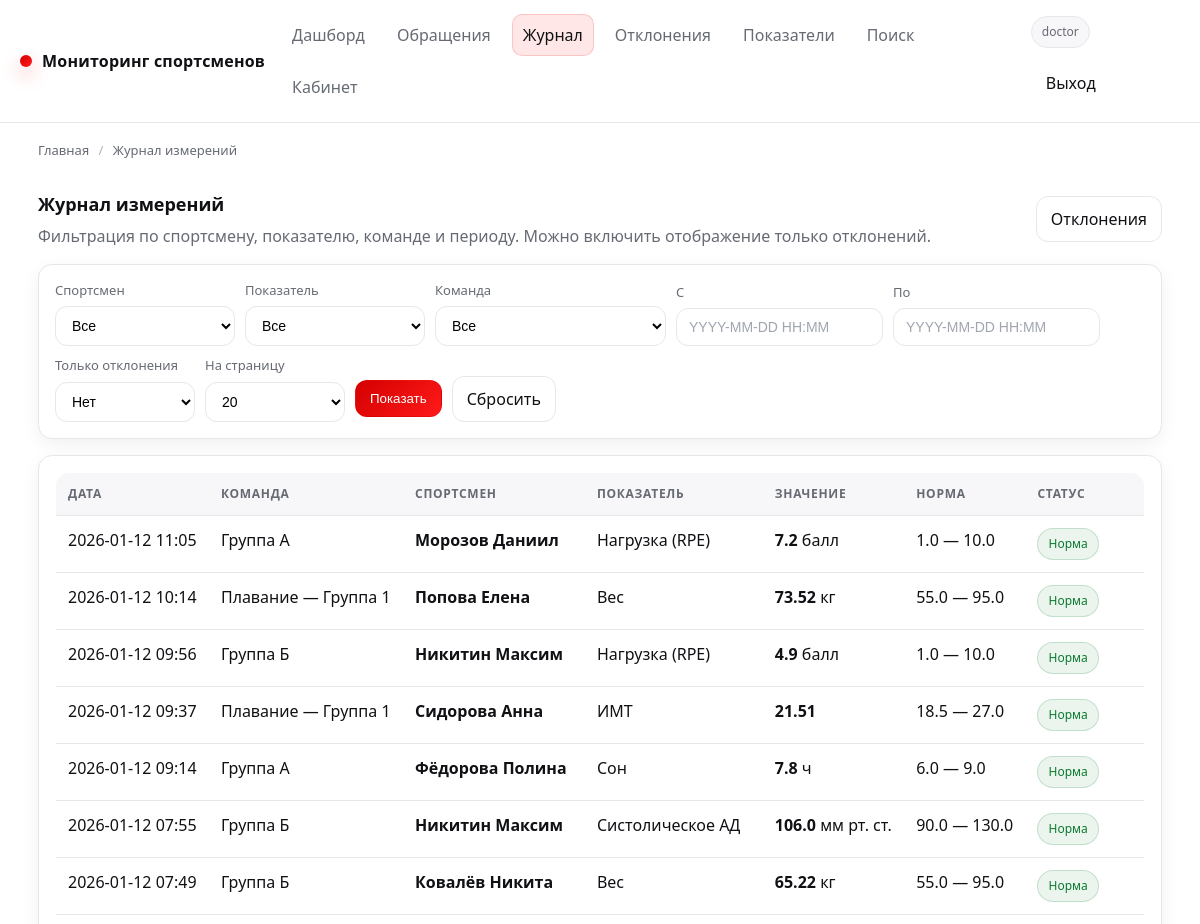
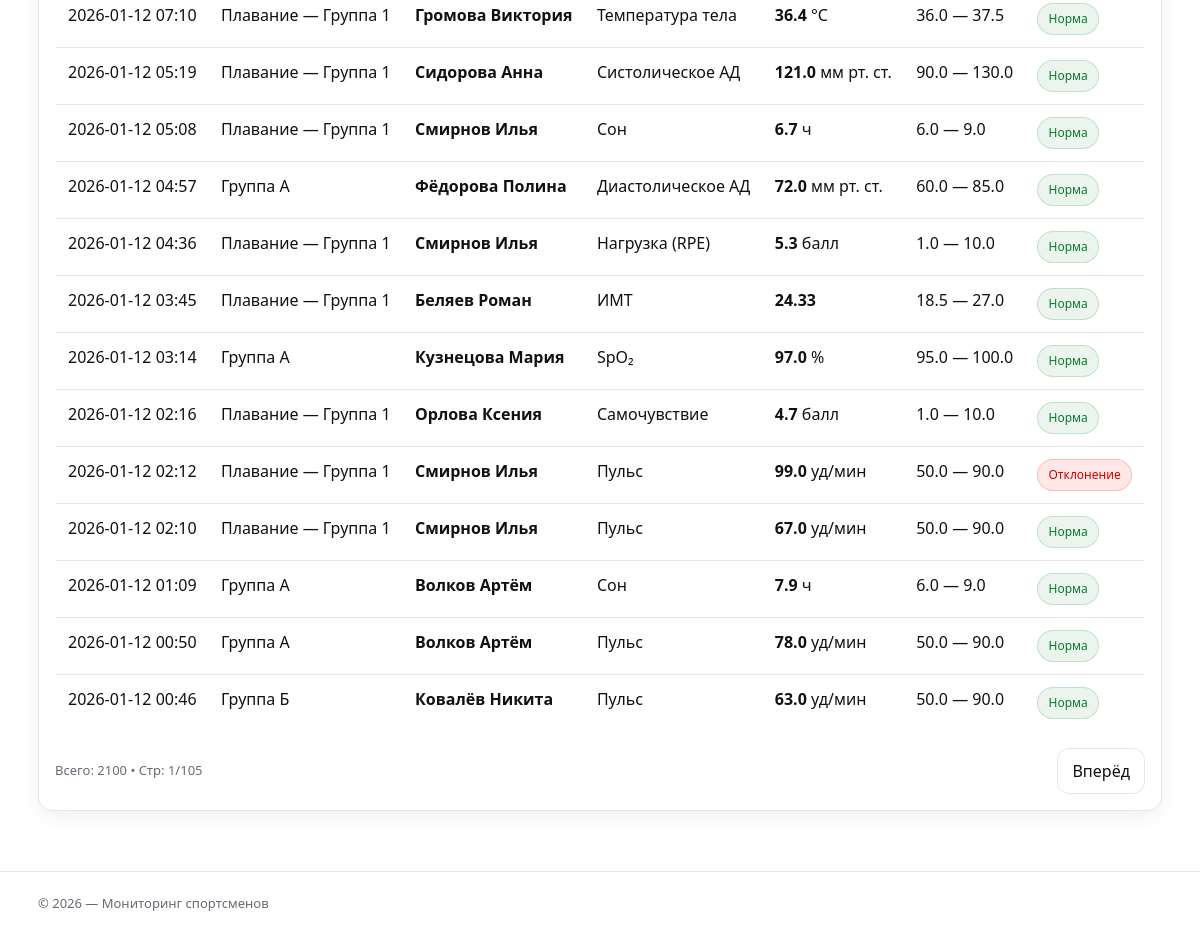
The app's page /catalog (signed in) with its own data (2 pictures, top to bottom).
### app/models.py (models this page shows, shortened)
class User(db.Model, UserMixin):
    __tablename__ = "users"
    id = db.Column(db.Integer, primary_key=True)
    username = db.Column(db.String(64), unique=True, nullable=False, index=True)
    email = db.Column(db.String(120), unique=True, nullable=True, index=True)
    password_hash = db.Column(db.String(255), nullable=False)
    role = db.Column(db.String(32), nullable=False, default=ROLE_USER, index=True)
    is_active = db.Column(db.Boolean, nullable=False, default=True)
    created_at = db.Column(db.DateTime, nullable=False, default=datetime.utcnow)
    last_login_at = db.Column(db.DateTime, nullable=True)
    measurements_created = db.relationship(
        "Measurement",
        back_populates="created_by",
        lazy="select",
    )
    feedback_created = db.relationship(
        "Feedback",
        back_populates="author",
        lazy="select",
    )
    exports_created = db.relationship(
        "ExportBatch",
        back_populates="created_by",
        lazy="select",
    )
    teams_managed = db.relationship(
        "Team",
        back_populates="coach",
        lazy="select",
    )
    alerts_closed = db.relationship(
        "Alert",
        back_populates="closed_by",
        lazy="select",
        foreign_keys="Alert.closed_by_id",
    )
    audit_events = db.relationship(
        "AuditLog",
        back_populates="user",
        lazy="select",
    )
    athlete = db.relationship(
        "Athlete",
        back_populates="user",
        uselist=False,
        lazy="select",
    )
    def has_role(self, *roles: str) -> bool:
        return self.role in roles

class Measurement(db.Model):
    __tablename__ = "measurements"
    id = db.Column(db.Integer, primary_key=True)
    athlete_id = db.Column(db.Integer, db.ForeignKey("athletes.id"), nullable=False, index=True)
    indicator_id = db.Column(db.Integer, db.ForeignKey("indicators.id"), nullable=False, index=True)
    measured_at = db.Column(db.DateTime, nullable=False, default=datetime.utcnow, index=True)
    value = db.Column(db.Float, nullable=False)
    source_id = db.Column(db.Integer, db.ForeignKey("measure_sources.id"), nullable=True, index=True)
    source = db.relationship("MeasureSource", back_populates="measurements", lazy="select")
    created_by_id = db.Column(db.Integer, db.ForeignKey("users.id"), nullable=True, index=True)
    created_at = db.Column(db.DateTime, nullable=False, default=datetime.utcnow)
    comment = db.Column(db.String(255), nullable=True)
    athlete = db.relationship("Athlete", back_populates="measurements", lazy="select")
    indicator = db.relationship("Indicator", back_populates="measurements", lazy="select")
    created_by = db.relationship("User", back_populates="measurements_created", lazy="select")
    alert = db.relationship(
        "Alert",
        back_populates="measurement",
        uselist=False,
        cascade="all, delete-orphan",
        lazy="select",
    )

class Team(db.Model):
    __tablename__ = "teams"
    id = db.Column(db.Integer, primary_key=True)
    name = db.Column(db.String(120), unique=True, nullable=False, index=True)
    coach_id = db.Column(db.Integer, db.ForeignKey("users.id"), nullable=True, index=True)
    coach = db.relationship("User", back_populates="teams_managed", lazy="select")
    parent_id = db.Column(db.Integer, db.ForeignKey("teams.id"), nullable=True)
    parent = db.relationship("Team", remote_side=[id], backref="children")
    is_active = db.Column(db.Boolean, nullable=False, default=True)
    created_at = db.Column(db.DateTime, nullable=False, default=datetime.utcnow)
    athletes = db.relationship("Athlete", back_populates="team", lazy="select")

class Athlete(db.Model):
    __tablename__ = "athletes"
    id = db.Column(db.Integer, primary_key=True)
    user_id = db.Column(db.Integer, db.ForeignKey("users.id"), nullable=True, unique=True, index=True)
    user = db.relationship("User", back_populates="athlete", lazy="select")
    full_name = db.Column(db.String(180), nullable=False, index=True)
    birth_date = db.Column(db.Date, nullable=True)
    gender = db.Column(db.String(16), nullable=True)  # "M"/"F"/etc
    team_id = db.Column(db.Integer, db.ForeignKey("teams.id"), nullable=True, index=True)
    team = db.relationship("Team", back_populates="athletes", lazy="select")
    notes = db.Column(db.Text, nullable=True)
    created_at = db.Column(db.DateTime, nullable=False, default=datetime.utcnow)
    is_active = db.Column(db.Boolean, nullable=False, default=True)
    measurements = db.relationship(
        "Measurement",
        back_populates="athlete",
        cascade="all, delete-orphan",
        lazy="select",
    )
    feedback = db.relationship(
        "Feedback",
        back_populates="athlete",
        lazy="select",
    )
    norms = db.relationship(
        "AthleteIndicatorNorm",
        back_populates="athlete",
        cascade="all, delete-orphan",
        lazy="select",
    )

class Indicator(db.Model):
    __tablename__ = "indicators"
    id = db.Column(db.Integer, primary_key=True)
    name = db.Column(db.String(120), nullable=False, index=True)
    unit = db.Column(db.String(32), nullable=True)
    category_id = db.Column(db.Integer, db.ForeignKey("indicator_categories.id"), nullable=True, index=True)
    category = db.relationship("IndicatorCategory", back_populates="indicators", lazy="select")
    norm_min = db.Column(db.Float, nullable=True)
    norm_max = db.Column(db.Float, nullable=True)
    is_active = db.Column(db.Boolean, nullable=False, default=True)
    created_at = db.Column(db.DateTime, nullable=False, default=datetime.utcnow)
    measurements = db.relationship(
        "Measurement",
        back_populates="indicator",
        cascade="all, delete-orphan",
        lazy="select",
    )
    norms = db.relationship(
        "AthleteIndicatorNorm",
        back_populates="indicator",
        lazy="select",
    )

### app/routes.py (the view)
@bp.get("/catalog")
@staff_required
def catalog():
    team_ids = get_coach_team_ids(current_user) if is_coach(current_user) else []
    athletes, indicators, teams = _get_common_lists(team_ids=team_ids)
    athlete_id = request.args.get("athlete_id", type=int)
    indicator_id = request.args.get("indicator_id", type=int)
    team_id = request.args.get("team_id", type=int)
    out_only = (request.args.get("out") == "1")
    period_from, period_to = get_period_from_request("from", "to")
    page = clamp_int(request.args.get("page"), default=1, min_value=1, max_value=10_000)
    per_page = clamp_int(request.args.get("per_page"), default=20, min_value=5, max_value=200)
    q = (
        Measurement.query
        .join(Measurement.athlete)
        .join(Measurement.indicator)
        .order_by(Measurement.measured_at.desc())
    )
    if team_ids:
        q = q.filter(Athlete.team_id.in_(team_ids))
    q = _apply_measurement_filters(
        q,
        athlete_id=athlete_id,
        indicator_id=indicator_id,
        team_id=team_id,
        period_from=period_from,
        period_to=period_to,
        out_only=out_only,
    )
    pagination = simple_paginate(q, page=page, per_page=per_page)
    bc = crumbs(("Главная", url_for("routes.index")), ("Журнал измерений", ""))
    return render_template(
        "journal.html",  # было: catalog.html
        breadcrumbs=bc,
        athletes=athletes,
        indicators=indicators,
        teams=teams,
        filters={
            "athlete_id": athlete_id,
            "indicator_id": indicator_id,
            "team_id": team_id,
            "from": period_from.strftime("%Y-%m-%d %H:%M") if period_from else "",
            "to": period_to.strftime("%Y-%m-%d %H:%M") if period_to else "",
            "out": "1" if out_only else "0",
            "per_page": per_page,
        },
        pagination=pagination,
    )

### app/templates/journal.html (shortened to what this page needs)
{% extends "base.html" %}
{% block content %}
  <div class="row space-between">
    <div>
      <h1 class="card__title" style="margin:0;">Журнал измерений</h1>
      <p class="card__subtitle" style="margin:6px 0 0;">
        Фильтрация по спортсмену, показателю, команде и периоду. Можно включить отображение только отклонений.
      </p>
    </div>
    <div class="row">
      <a class="btn" href="{{ url_for('routes.offers') }}">Отклонения</a>
    </div>
  </div>
  <div class="card mt-16">
    <div class="card__body">
      <form class="filters" method="get" action="{{ url_for('routes.catalog') }}">
        <div class="field">
          <label>Спортсмен</label>
          <select name="athlete_id">
            <option value="">Все</option>
          </select>
        </div>
        <div class="field">
          <label>Показатель</label>
          <select name="indicator_id">
            <option value="">Все</option>
          </select>
        </div>
        <div class="field field--sm">
          <label>Команда</label>
          <select name="team_id">
            <option value="">Все</option>
          </select>
        </div>
        <div class="field field--sm">
          <label>С</label>
          <input class="input" name="from" value="{{ filters.from }}" placeholder="YYYY-MM-DD HH:MM">
        </div>
        <div class="field field--sm">
          <label>По</label>
          <input class="input" name="to" value="{{ filters.to }}" placeholder="YYYY-MM-DD HH:MM">
        </div>
        <div class="field field--sm">
          <label>Только отклонения</label>
          <select name="out">
            <option value="0" {% if filters.out=="0" %}selected{% endif %}>Нет</option>
          </select>
        </div>
        <div class="field field--sm">
          <label>На страницу</label>
          <select name="per_page">
            {% for n in [10,20,50,100,200] %}
              <option value="{{ n }}" {% if filters.per_page==n %}selected{% endif %}>{{ n }}</option>
            {% endfor %}
          </select>
        </div>
        <div class="actions">
          <button class="btn btn--primary" type="submit">Показать</button>
          <a class="btn" href="{{ url_for('routes.catalog') }}">Сбросить</a>
        </div>
      </form>
    </div>
  </div>
  <div class="card mt-16">
    <div class="card__body">
      {% if pagination["items"] and pagination["items"]|length > 0 %}
        <table class="table">
          <thead>
            <tr>
              <th>Дата</th>
              <th>Команда</th>
              <th>Спортсмен</th>
              <th>Показатель</th>
              <th>Значение</th>
              <th>Норма</th>
              <th>Статус</th>
            </tr>
          </thead>
          <tbody>
            {% for m in pagination["items"] %}
              {% set nmin = m.indicator.norm_min %}
              {% set nmax = m.indicator.norm_max %}
              {% set is_bad = ((nmin is not none and m.value < nmin) or (nmax is not none and m.value > nmax)) %}
              <tr>
                <td>{{ m.measured_at.strftime('%Y-%m-%d %H:%M') }}</td>
                <td>{{ m.athlete.team.name if m.athlete.team else "—" }}</td>
                <td>
                  <a href="{{ url_for('routes.product', athlete_id=m.athlete.id) }}"><b>{{ m.athlete.full_name }}</b></a>
                </td>
                <td>{{ m.indicator.name }}</td>
                <td><b>{{ m.value }}</b> {{ m.indicator.unit or "" }}</td>
                <td>
                  {% if nmin is not none or nmax is not none %}
                    {{ nmin if nmin is not none else "—" }} — {{ nmax if nmax is not none else "—" }}
                  {% else %}
                    —
                  {% endif %}
                </td>
                <td>
                  {% if is_bad %}
                    <span class="badge badge--bad">Отклонение</span>
                  {% else %}
                    <span class="badge badge--ok">Норма</span>
                  {% endif %}
                </td>
              </tr>
            {% endfor %}
          </tbody>
        </table>
        <div class="row mt-16 space-between">
          <div style="color: var(--muted); font-size: 13px;">
            Всего: {{ pagination.total }} • Стр: {{ pagination.page }}/{{ pagination.pages }}
          </div>
          <div class="row">
            {% if pagination.has_next %}
              <a class="btn" href="{{ url_for('routes.catalog',
                    page=pagination.next_page,
                    per_page=pagination.per_page,
                    athlete_id=filters.athlete_id,
                    indicator_id=filters.indicator_id,
                    team_id=filters.team_id,
                    from=filters.from,
                    to=filters.to,
                    out=filters.out
              ) }}">Вперёд</a>
            {% endif %}
          </div>
        </div>
      {% else %}
        <p style="margin:0; color: var(--muted);">
          По заданным фильтрам данных нет. Попробуйте изменить условия.
        </p>
      {% endif %}
    </div>
  </div>
{% endblock %}

### app/templates/partials/_nav.html (shortened to what this page needs)
<header class="header">
  <div class="container header__inner">
    <a class="brand" href="{{ url_for('routes.index') }}">
      <span class="brand__dot" aria-hidden="true"></span>
      <span>{{ APP_TITLE or "Мониторинг спортсменов" }}</span>
    </a>
    <nav class="nav" aria-label="Навигация">
      {% if is_authenticated %}
        <a href="{{ url_for('routes.index') }}"
           class="{% if request.endpoint == 'routes.index' %}is-active{% endif %}">
          Дашборд
        </a>
      {% endif %}
      <a href="{{ url_for('feedback.feedback_home') }}"
         class="{% if request.endpoint and request.endpoint.startswith('feedback.') %}is-active{% endif %}">
        Обращения
      </a>
      {% if is_staff %}
        <a href="{{ url_for('routes.catalog') }}"
           class="{% if request.endpoint == 'routes.catalog' %}is-active{% endif %}">
          Журнал
        </a>
        <a href="{{ url_for('routes.offers') }}"
           class="{% if request.endpoint == 'routes.offers' %}is-active{% endif %}">
          Отклонения
        </a>
        {% if is_admin or is_doctor or is_operator %}
          <a href="{{ url_for('routes.categories') }}"
             class="{% if request.endpoint == 'routes.categories' %}is-active{% endif %}">
            Показатели
          </a>
        {% endif %}
        <a href="{{ url_for('routes.search') }}"
           class="{% if request.endpoint == 'routes.search' %}is-active{% endif %}">
          Поиск
        </a>
      {% endif %}
      {% if current_user.is_authenticated %}
        <a href="{{ url_for('cabinet.cabinet_home') }}"
           class="{% if request.endpoint and request.endpoint.startswith('cabinet.') %}is-active{% endif %}">
          Кабинет
        </a>
      {% endif %}
    </nav>
    <div class="row">
      {% if current_user.is_authenticated %}
        <span class="badge" data-tip="Роль: {{ current_user.role }}">
          {{ current_user.username }}
        </span>
        <a class="btn btn--ghost" href="{{ url_for('auth.logout') }}">Выход</a>
      {% else %}
        <a class="btn" href="{{ url_for('auth.login') }}">Вход</a>
        <a class="btn btn--primary" href="{{ url_for('auth.register') }}">Регистрация</a>
      {% endif %}
    </div>
  </div>
</header>

### records on screen
User: username "doctor"
Measurement: measured_at "2026-01-12 11:05", athlete.team "Группа А", athlete.full_name "Морозов Даниил", indicator.name "Нагрузка (RPE)", value "7.2", indicator "балл", shows "Норма"
Indicator: norm_min "1.0", norm_max "10.0"
Measurement: measured_at "2026-01-12 10:14", athlete.team "Плавание — Группа 1", athlete.full_name "Попова Елена", indicator.name "Вес", value "73.52", indicator "кг", shows "Норма"
Indicator: norm_min "55.0", norm_max "95.0"
Measurement: measured_at "2026-01-12 09:56", athlete.team "Группа Б", athlete.full_name "Никитин Максим", indicator.name "Нагрузка (RPE)", value "4.9", indicator "балл", shows "Норма"
Measurement: measured_at "2026-01-12 09:37", athlete.team "Плавание — Группа 1", athlete.full_name "Сидорова Анна", indicator.name "ИМТ", value "21.51", shows "Норма"
Indicator: norm_min "18.5", norm_max "27.0"
Measurement: measured_at "2026-01-12 09:14", athlete.team "Группа А", athlete.full_name "Фёдорова Полина", indicator.name "Сон", value "7.8", indicator "ч", shows "Норма"
Indicator: norm_min "6.0", norm_max "9.0"
Measurement: measured_at "2026-01-12 07:55", athlete.team "Группа Б", athlete.full_name "Никитин Максим", indicator.name "Систолическое АД", value "106.0", indicator "мм рт. ст.", shows "Норма"
Indicator: norm_min "90.0", norm_max "130.0"
Measurement: measured_at "2026-01-12 07:49", athlete.team "Группа Б", athlete.full_name "Ковалёв Никита", indicator.name "Вес", value "65.22", indicator "кг", shows "Норма"
Measurement: measured_at "2026-01-12 07:10", athlete.team "Плавание — Группа 1", athlete.full_name "Громова Виктория", indicator.name "Температура тела", value "36.4", indicator "°C", shows "Норма"
Indicator: norm_min "36.0", norm_max "37.5"
Measurement: measured_at "2026-01-12 05:19", athlete.team "Плавание — Группа 1", athlete.full_name "Сидорова Анна", indicator.name "Систолическое АД", value "121.0", indicator "мм рт. ст.", shows "Норма"
Measurement: measured_at "2026-01-12 05:08", athlete.team "Плавание — Группа 1", athlete.full_name "Смирнов Илья", indicator.name "Сон", value "6.7", indicator "ч", shows "Норма"
Measurement: measured_at "2026-01-12 04:57", athlete.team "Группа А", athlete.full_name "Фёдорова Полина", indicator.name "Диастолическое АД", value "72.0", indicator "мм рт. ст.", shows "Норма"
Indicator: norm_min "60.0", norm_max "85.0"
Measurement: measured_at "2026-01-12 04:36", athlete.team "Плавание — Группа 1", athlete.full_name "Смирнов Илья", indicator.name "Нагрузка (RPE)", value "5.3", indicator "балл", shows "Норма"
Measurement: measured_at "2026-01-12 03:45", athlete.team "Плавание — Группа 1", athlete.full_name "Беляев Роман", indicator.name "ИМТ", value "24.33", shows "Норма"
Measurement: measured_at "2026-01-12 03:14", athlete.team "Группа А", athlete.full_name "Кузнецова Мария", indicator.name "SpO₂", value "97.0", indicator "%", shows "Норма"
Indicator: norm_min "95.0", norm_max "100.0"
Measurement: measured_at "2026-01-12 02:16", athlete.team "Плавание — Группа 1", athlete.full_name "Орлова Ксения", indicator.name "Самочувствие", value "4.7", indicator "балл", shows "Норма"
Indicator: norm_min "1.0", norm_max "10.0"
Measurement: measured_at "2026-01-12 02:12", athlete.team "Плавание — Группа 1", athlete.full_name "Смирнов Илья", indicator.name "Пульс", value "99.0", indicator "уд/мин", shows "Отклонение"
Indicator: norm_min "50.0", norm_max "90.0"
Measurement: measured_at "2026-01-12 02:10", athlete.team "Плавание — Группа 1", athlete.full_name "Смирнов Илья", indicator.name "Пульс", value "67.0", indicator "уд/мин", shows "Норма"
Measurement: measured_at "2026-01-12 01:09", athlete.team "Группа А", athlete.full_name "Волков Артём", indicator.name "Сон", value "7.9", indicator "ч", shows "Норма"
Measurement: measured_at "2026-01-12 00:50", athlete.team "Группа А", athlete.full_name "Волков Артём", indicator.name "Пульс", value "78.0", indicator "уд/мин", shows "Норма"
Measurement: measured_at "2026-01-12 00:46", athlete.team "Группа Б", athlete.full_name "Ковалёв Никита", indicator.name "Пульс", value "63.0", indicator "уд/мин", shows "Норма"

### other values on screen
{{ APP_TITLE or "Мониторинг спортсменов" }} "Мониторинг спортсменов"
{{ item.title }} "Главная"
{{ item.title }} "Журнал измерений"
{{ pagination.total }} "2100"
{{ pagination.page }} "1"
{{ pagination.pages }} "105"
{{ APP_TITLE or "Мониторинг показателей здоровья спортсменов" }} "Мониторинг спортсменов"
form field per_page "20"
